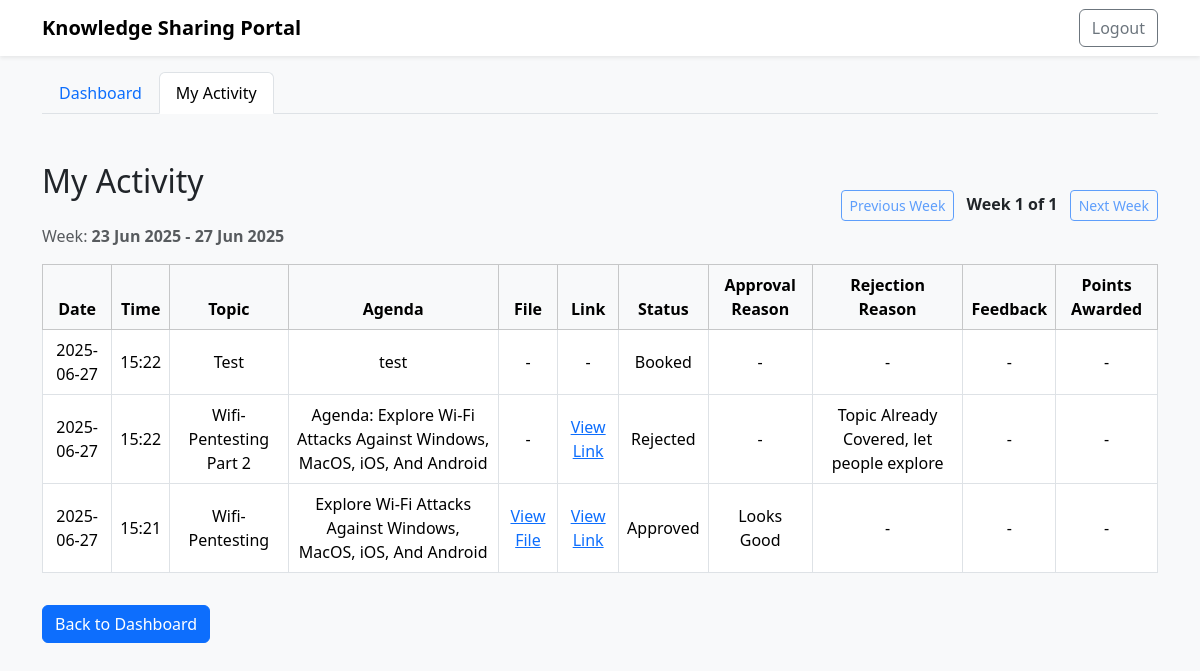
The app's page /my-activity (signed in), older data.
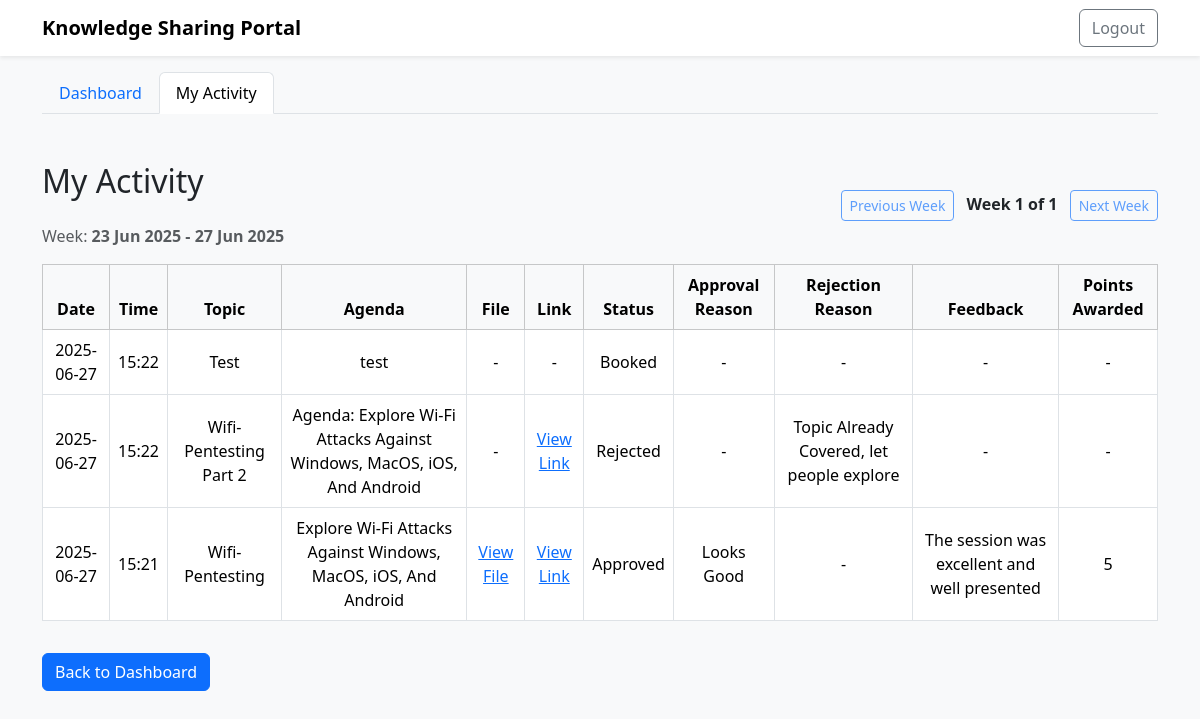
The same page, newer data.
### tables this page shows
CREATE TABLE slot_activity (
        id INTEGER PRIMARY KEY AUTOINCREMENT,
        slot_id INTEGER NOT NULL,
        user_id INTEGER NOT NULL,
        status TEXT NOT NULL,
        approval_reason TEXT,
        rejection_reason TEXT,
        feedback TEXT,
        comments TEXT,
        points_awarded INTEGER,
        topic TEXT,
        agenda TEXT,
        file_path TEXT,
        link TEXT,
        created_at TEXT DEFAULT CURRENT_TIMESTAMP,
        updated_at TEXT DEFAULT CURRENT_TIMESTAMP,
        FOREIGN KEY (slot_id) REFERENCES slots(id),
        FOREIGN KEY (user_id) REFERENCES users(id)
    );

### app.py (the view)
@app.route('/my-activity')
@token_required
def my_activity():
    db = get_db()
    user_email = g.get('user')
    user = db.execute('SELECT * FROM users WHERE email = ?', (user_email,)).fetchone()
    is_admin = user['role'] == 'admin'
    if is_admin:
        all_activities = db.execute('''
            SELECT sa.*, u.name as username FROM slot_activity sa
            JOIN users u ON sa.user_id = u.id
            ORDER BY sa.created_at DESC
        ''').fetchall()
    else:
        all_activities = db.execute('''SELECT * FROM slot_activity WHERE user_id = ? ORDER BY created_at DESC''', (user['id'],)).fetchall()
    def get_week_start(dt):
        return dt - timedelta(days=dt.weekday())
    activities_by_week = {}
    for a in all_activities:
        dt = datetime.datetime.strptime(a['created_at'][:10], '%Y-%m-%d')
        week_start = get_week_start(dt)
        if week_start not in activities_by_week:
            activities_by_week[week_start] = []
        activities_by_week[week_start].append(a)
    sorted_weeks = sorted(activities_by_week.keys(), reverse=True)
    week_number = int(request.args.get('week', 0))
    if not sorted_weeks:
        week_dates = []
        activities = []
        total_weeks = 0
    else:
        if week_number < 0 or week_number >= len(sorted_weeks):
            week_number = 0
        week_dates = [sorted_weeks[week_number] + timedelta(days=i) for i in range(5)]
        activities = activities_by_week.get(sorted_weeks[week_number], [])
        total_weeks = len(sorted_weeks)
    return render_template('my_activity.html', user=user, activities=activities, is_admin=is_admin, week_number=week_number, total_weeks=total_weeks, week_dates=week_dates)

### app.py (called while the page is built)
def get_db():
    if 'db' not in g:
        g.db = sqlite3.connect(app.config['DATABASE'])
        g.db.row_factory = sqlite3.Row
    return g.db

def token_required(f):
    @wraps(f)
    def decorated(*args, **kwargs):
        token = request.cookies.get('token')
        if not token:
            return redirect(url_for('login'))
        try:
            data = jwt.decode(token, app.config['SECRET_KEY'], algorithms=["HS256"])
            g.user = data['email']
        except Exception:
            return redirect(url_for('login'))
        return f(*args, **kwargs)
    return decorated

### templates/my_activity.html (shortened to what this page needs)
<!DOCTYPE html>
<html lang="en">
<head>
    <link href="https://cdn.jsdelivr.net/npm/bootstrap@5.3.2/dist/css/bootstrap.min.css" rel="stylesheet">
</head>
<body class="bg-light" style="min-height: 100vh;">
    <nav class="navbar navbar-expand-lg navbar-light bg-white shadow-sm">
        <div class="container">
            <a class="navbar-brand fw-bold" href="/dashboard">Knowledge Sharing Portal</a>
            <div class="d-flex">
                <a href="/logout" class="btn btn-outline-secondary">Logout</a>
            </div>
        </div>
    </nav>
    <div class="container mt-3">
        <ul class="nav nav-tabs">
            <li class="nav-item">
                <a class="nav-link" href="/dashboard">Dashboard</a>
            </li>
            <li class="nav-item">
                <a class="nav-link active" href="/my-activity">My Activity</a>
            </li>
        </ul>
    </div>
    <div class="container py-5">
        <div class="d-flex justify-content-between align-items-center mb-3">
            <div>
                <h2 class="mb-4">{% if is_admin %}Users Activity{% else %}My Activity{% endif %}</h2>
                {% if week_dates and week_dates|length > 0 %}
                <div class="text-muted">
                    Week: <b>{{ week_dates[0].strftime('%d %b %Y') }} - {{ week_dates[-1].strftime('%d %b %Y') }}</b>
                </div>
                {% endif %}
            </div>
            <div>
                <a href="/my-activity?week={{ week_number - 1 }}" class="btn btn-outline-primary btn-sm me-2 {% if week_number == 0 %}disabled{% endif %}">Previous Week</a>
                <span class="fw-bold">Week {{ week_number + 1 }} of {{ total_weeks }}</span>
                <a href="/my-activity?week={{ week_number + 1 }}" class="btn btn-outline-primary btn-sm ms-2 {% if week_number + 1 >= total_weeks %}disabled{% endif %}">Next Week</a>
            </div>
        </div>
        <div class="table-responsive">
            <table class="table table-bordered align-middle text-center bg-white">
                <thead class="table-light">
                    <tr>
                        <th>Date</th>
                        <th>Time</th>
                        <th>Topic</th>
                        <th>Agenda</th>
                        <th>File</th>
                        <th>Link</th>
                        <th>Status</th>
                        <th>Approval Reason</th>
                        <th>Rejection Reason</th>
                        <th>Feedback</th>
                        <th>Points Awarded</th>
                    </tr>
                </thead>
                <tbody>
                    {% for a in activities %}
                    <tr>
                        <td>{{ a['created_at'][:10] }}</td>
                        <td>{{ a['created_at'][11:16] }}</td>
                        <td>{{ a['topic'] or '-' }}</td>
                        <td>{{ a['agenda'] or '-' }}</td>
                        <td>{% if a['file_path'] %}<a href="/{{ a['file_path'] }}" target="_blank">View File</a>{% else %}-{% endif %}</td>
                        <td>{% if a['link'] %}<a href="{{ a['link'] }}" target="_blank">View Link</a>{% else %}-{% endif %}</td>
                        <td>{{ a['status']|capitalize }}</td>
                        <td>{{ a['approval_reason'] or '-' }}</td>
                        <td>{{ a['rejection_reason'] or '-' }}</td>
                        <td>
                            {% if is_admin and not a['feedback'] and a['points_awarded'] is none %}
                                <a href="/admin-feedback/{{ a['id'] }}" class="btn btn-sm btn-primary">Add</a>
                            {% else %}
                                {{ a['feedback'] or '-' }}
                            {% endif %}
                        </td>
                        <td>
                            {% if is_admin and not a['feedback'] and a['points_awarded'] is none %}
                                <a href="/admin-feedback/{{ a['id'] }}" class="btn btn-sm btn-primary">Add</a>
                            {% else %}
                                {{ a['points_awarded'] if a['points_awarded'] is not none else '-' }}
                            {% endif %}
                        </td>
                    </tr>
                    {% else %}
                    <tr><td colspan="10" class="text-muted">No activity found.</td></tr>
                    {% endfor %}
                </tbody>
            </table>
        </div>
        <a href="/dashboard" class="btn btn-primary mt-3">Back to Dashboard</a>
    </div>
</body>
</html>

Row changes from the older to the newer data that the page shows:
changed slot_activity "Wifi-Pentesting": feedback "-" → "The session was excellent and well presented"; points_awarded "-" → "5"
